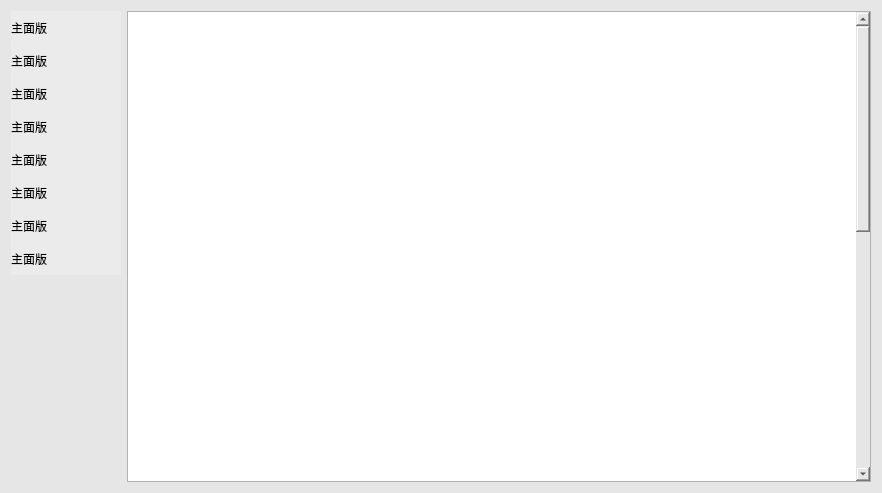
<?xml version="1.0" encoding="UTF-8"?>
<ui version="4.0">
 <class>BCSettingDeviceSet</class>
 <widget class="QWidget" name="BCSettingDeviceSet">
  <property name="geometry">
   <rect>
    <x>0</x>
    <y>0</y>
    <width>882</width>
    <height>493</height>
   </rect>
  </property>
  <property name="windowTitle">
   <string>Form</string>
  </property>
  <property name="styleSheet">
   <string notr="true">background-color: rgb(230, 230, 230);</string>
  </property>
  <layout class="QVBoxLayout" name="verticalLayout_2">
   <item>
    <layout class="QHBoxLayout" name="horizontalLayout">
     <item>
      <layout class="QVBoxLayout" name="leftLayout">
       <property name="spacing">
        <number>0</number>
       </property>
       <item>
        <widget class="QPushButton" name="pushButton">
         <property name="minimumSize">
          <size>
           <width>100</width>
           <height>33</height>
          </size>
         </property>
         <property name="font">
          <font>
           <family>微软雅黑</family>
           <pointsize>9</pointsize>
          </font>
         </property>
         <property name="styleSheet">
          <string notr="true">QPushButton{background-color:rgb(235,235,235);  color: black;
 border-radius: 0px;  border: 0px groove gray;}
 QPushButton:hover{background-color:rgb(205, 205, 205); color: black;}
QPushButton{text-align:left;}</string>
         </property>
         <property name="text">
          <string>主面版</string>
         </property>
        </widget>
       </item>
       <item>
        <widget class="QPushButton" name="pushButton_2">
         <property name="minimumSize">
          <size>
           <width>100</width>
           <height>33</height>
          </size>
         </property>
         <property name="font">
          <font>
           <family>微软雅黑</family>
           <pointsize>9</pointsize>
          </font>
         </property>
         <property name="styleSheet">
          <string notr="true">QPushButton{background-color:rgb(235,235,235);  color: black;
 border-radius: 0px;  border: 0px groove gray;}
 QPushButton:hover{background-color:rgb(205, 205, 205); color: black;}
QPushButton{text-align:left;}</string>
         </property>
         <property name="text">
          <string>主面版</string>
         </property>
         <property name="iconSize">
          <size>
           <width>0</width>
           <height>0</height>
          </size>
         </property>
        </widget>
       </item>
       <item>
        <widget class="QPushButton" name="pushButton_3">
         <property name="minimumSize">
          <size>
           <width>100</width>
           <height>33</height>
          </size>
         </property>
         <property name="font">
          <font>
           <family>微软雅黑</family>
           <pointsize>9</pointsize>
          </font>
         </property>
         <property name="styleSheet">
          <string notr="true">QPushButton{background-color:rgb(235,235,235);  color: black;
 border-radius: 0px;  border: 0px groove gray;}
 QPushButton:hover{background-color:rgb(205, 205, 205); color: black;}
QPushButton{text-align:left;}</string>
         </property>
         <property name="text">
          <string>主面版</string>
         </property>
         <property name="iconSize">
          <size>
           <width>0</width>
           <height>0</height>
          </size>
         </property>
        </widget>
       </item>
       <item>
        <widget class="QPushButton" name="pushButton_4">
         <property name="minimumSize">
          <size>
           <width>100</width>
           <height>33</height>
          </size>
         </property>
         <property name="font">
          <font>
           <family>微软雅黑</family>
           <pointsize>9</pointsize>
          </font>
         </property>
         <property name="styleSheet">
          <string notr="true">QPushButton{background-color:rgb(235,235,235);  color: black;
 border-radius: 0px;  border: 0px groove gray;}
 QPushButton:hover{background-color:rgb(205, 205, 205); color: black;}
QPushButton{text-align:left;}</string>
         </property>
         <property name="text">
          <string>主面版</string>
         </property>
        </widget>
       </item>
       <item>
        <widget class="QPushButton" name="pushButton_5">
         <property name="minimumSize">
          <size>
           <width>100</width>
           <height>33</height>
          </size>
         </property>
         <property name="font">
          <font>
           <family>微软雅黑</family>
           <pointsize>9</pointsize>
          </font>
         </property>
         <property name="styleSheet">
          <string notr="true">QPushButton{background-color:rgb(235,235,235);  color: black;
 border-radius: 0px;  border: 0px groove gray;}
 QPushButton:hover{background-color:rgb(205, 205, 205); color: black;}
QPushButton{text-align:left;}</string>
         </property>
         <property name="text">
          <string>主面版</string>
         </property>
        </widget>
       </item>
       <item>
        <widget class="QPushButton" name="pushButton_6">
         <property name="minimumSize">
          <size>
           <width>100</width>
           <height>33</height>
          </size>
         </property>
         <property name="font">
          <font>
           <family>微软雅黑</family>
           <pointsize>9</pointsize>
          </font>
         </property>
         <property name="styleSheet">
          <string notr="true">QPushButton{background-color:rgb(235,235,235);  color: black;
 border-radius: 0px;  border: 0px groove gray;}
 QPushButton:hover{background-color:rgb(205, 205, 205); color: black;}
QPushButton{text-align:left;}</string>
         </property>
         <property name="text">
          <string>主面版</string>
         </property>
        </widget>
       </item>
       <item>
        <widget class="QPushButton" name="pushButton_7">
         <property name="minimumSize">
          <size>
           <width>110</width>
           <height>33</height>
          </size>
         </property>
         <property name="font">
          <font>
           <family>微软雅黑</family>
           <pointsize>9</pointsize>
          </font>
         </property>
         <property name="styleSheet">
          <string notr="true">QPushButton{background-color:rgb(235,235,235);  color: black;
 border-radius: 0px;  border: 0px groove gray;}
 QPushButton:hover{background-color:rgb(205, 205, 205); color: black;}
QPushButton{text-align:left;}</string>
         </property>
         <property name="text">
          <string>主面版</string>
         </property>
        </widget>
       </item>
       <item>
        <widget class="QPushButton" name="pushButton_8">
         <property name="minimumSize">
          <size>
           <width>100</width>
           <height>33</height>
          </size>
         </property>
         <property name="font">
          <font>
           <family>微软雅黑</family>
           <pointsize>9</pointsize>
          </font>
         </property>
         <property name="styleSheet">
          <string notr="true">QPushButton{background-color:rgb(235,235,235);  color: black;
 border-radius: 0px;  border: 0px groove gray;}
 QPushButton:hover{background-color:rgb(205, 205, 205); color: black;}
QPushButton{text-align:left;}</string>
         </property>
         <property name="text">
          <string>主面版</string>
         </property>
        </widget>
       </item>
       <item>
        <spacer name="verticalSpacer">
         <property name="orientation">
          <enum>Qt::Vertical</enum>
         </property>
         <property name="sizeHint" stdset="0">
          <size>
           <width>20</width>
           <height>40</height>
          </size>
         </property>
        </spacer>
       </item>
      </layout>
     </item>
     <item>
      <widget class="QScrollArea" name="scrollArea">
       <property name="verticalScrollBarPolicy">
        <enum>Qt::ScrollBarAlwaysOn</enum>
       </property>
       <property name="widgetResizable">
        <bool>true</bool>
       </property>
       <widget class="QWidget" name="scrollAreaWidgetContents">
        <property name="geometry">
         <rect>
          <x>0</x>
          <y>0</y>
          <width>725</width>
          <height>1000</height>
         </rect>
        </property>
        <property name="minimumSize">
         <size>
          <width>0</width>
          <height>1000</height>
         </size>
        </property>
        <property name="styleSheet">
         <string notr="true">background-color: rgb(255, 255, 255);</string>
        </property>
       </widget>
      </widget>
     </item>
    </layout>
   </item>
  </layout>
 </widget>
 <resources/>
 <connections/>
</ui>
